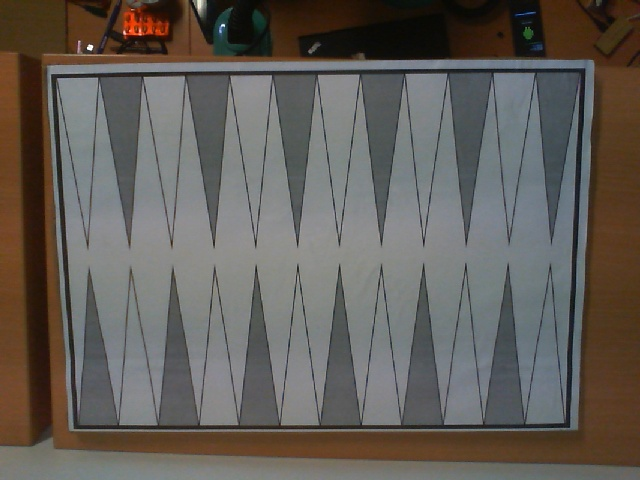
#> input picture test.jpg, 640 x 480 px; its folder holds only this picture in this run
$ python -i helpers.py   (imports and definitions only)
#> lines starting #> are read from the running program, lines starting #| are printed output that depends on the picture; after the words box and inside, x2 and y2 are one past the last pixel; in counts of white or black regions, pixels touching at a corner belong together
#> further down, picture is the input picture: shape (480, 640, 3); mean B, G, R 88.5, 93.9, 98.7
import cv2
import numpy as np
import time
import matplotlib.pyplot as plt

def getFPS(cap):
    fps = cap.get(cv2.CAP_PROP_FPS)
    return fps

def getNumberOfFrames(cap):
    frame_count = cap.get(cv2.CAP_PROP_FRAME_COUNT)
    return frame_count

# [67 lines left out: functions display_threshold_window, blob_detect_center, draw_points_between, not called in this run]

def draw_line(img, pt1, pt2):
    for i in range(0, len(pt1)):
        cv2.line(img, pt1[i], pt2[i], (209, 63, 241), 2)

# [96 lines left out: functions draw_points, for_point_warp, plot_live, not called in this run]

def resize(img, width=None, height=None, interpolation = cv2.INTER_AREA):
#> called with height = 600, interpolation = 3
    global ratio
    w, h, _ = img.shape
#> w = 480; h = 640

    if width is None and height is None:
        return img
    elif width is None:
        ratio = height/h
#> ratio = 0.938
        width = int(w*ratio)
#> width = 450
        # print(width)
        resized = cv2.resize(img, (height, width), interpolation)
        return resized
    else:
        ratio = width/w
        height = int(h*ratio)
        # print(height)
        resized = cv2.resize(img, (height, width), interpolation)
        return resized

def detect_rectangle(img):
    #load an image
    # flat_object = cv2.imread(img)
    flat_object = img
    # check if image is loaded
    if flat_object is None:
        print("Error loading image")
        exit(0)
    # resize the image
    if flat_object.shape == None: print('no shape')
    flat_object = resize(flat_object, height=600)
    # cv2.imshow('Original image', flat_object)
    # cv2.waitKey(0)
    #resize the image
    flat_object_resized = resize(flat_object, height=600)
    #make a copy
    flat_object_resized_copy = flat_object_resized.copy()
    #convert to HSV color scheme
    flat_object_resized_hsv = cv2.cvtColor(flat_object_resized_copy, cv2.COLOR_BGR2HSV)
#> flat_object_resized_hsv: shape (450, 600, 3); mean H, S, V 63, 61.8, 103.4
    # split HSV to three chanels
    hue, saturation, value = cv2.split(flat_object_resized_hsv)
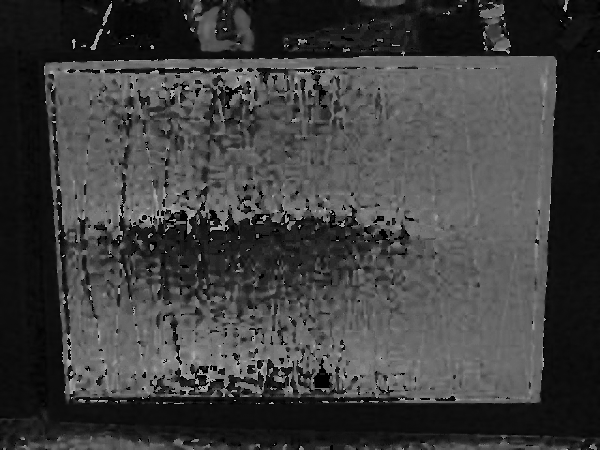
#> hue: shape (450, 600); min 0, max 179, mean 63
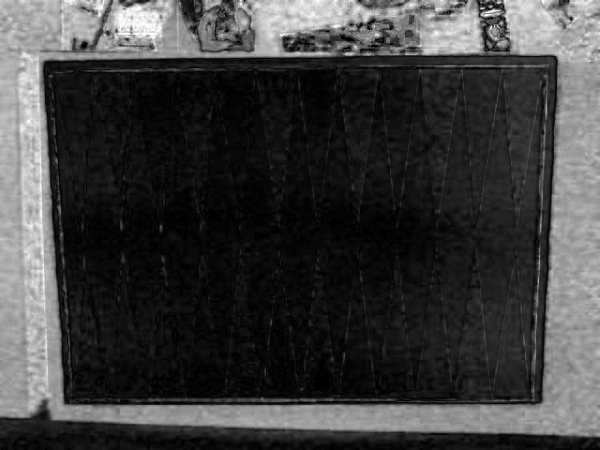
#> saturation: shape (450, 600); min 0, max 255, mean 61.8
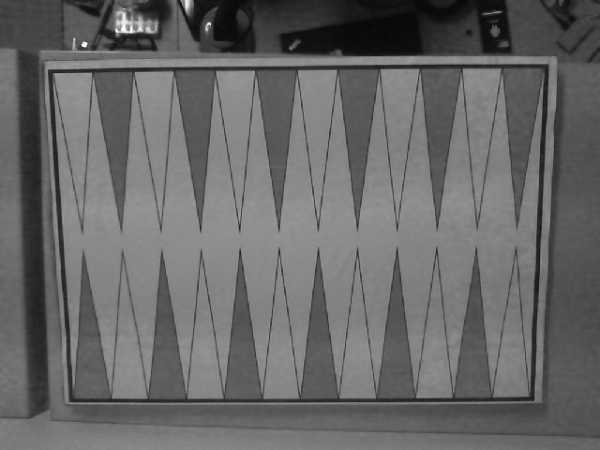
#> value: shape (450, 600); min 8, max 255, mean 103.4

    # cv2.imshow("saturation", saturation)
    # cv2.waitKey(0)

    # threshold to find the contour
    retval, thresholded = cv2.threshold(saturation, 0, 255, cv2.THRESH_BINARY_INV + cv2.THRESH_OTSU)
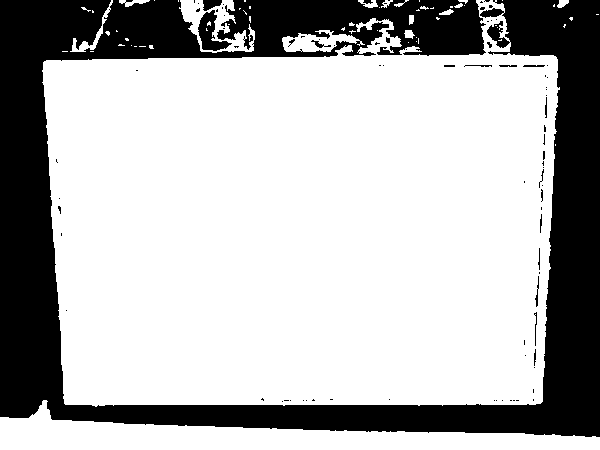
#> thresholded: shape (450, 600); 70.9% white; 86 black regions (68 under 20 px), largest, box (x1, y1, x2, y2) and area: (0, 0, 600, 437) 77190, (198, 10, 232, 51) 619, (203, 0, 222, 11) 145
#> retval = 91

    # cv2.imshow('Thresholded image', thresholded)
    # cv2.waitKey(0)

    # morphological operations
    thresholded_open = cv2.morphologyEx(thresholded, cv2.MORPH_OPEN, (7,7))
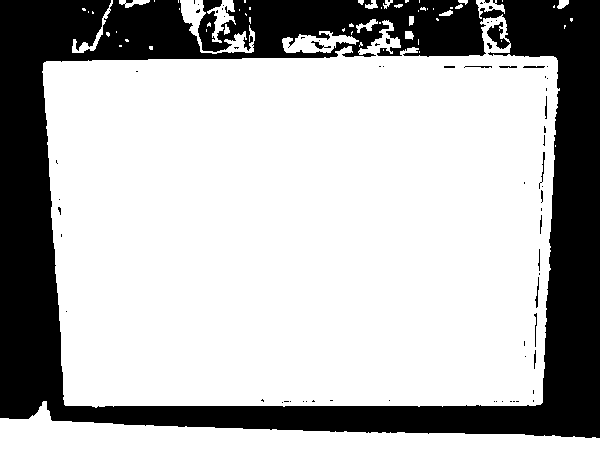
#> thresholded_open: shape (450, 600); 70.6% white; 71 black regions (56 under 20 px), largest, box (x1, y1, x2, y2) and area: (0, 0, 600, 438) 78652, (311, 41, 331, 49) 53, (539, 152, 545, 189) 50

    # cv2.imshow('Thresholded open', thresholded_open)
    # cv2.waitKey(0)

    thresholded_close = cv2.morphologyEx(thresholded_open, cv2.MORPH_CLOSE, (7,7))
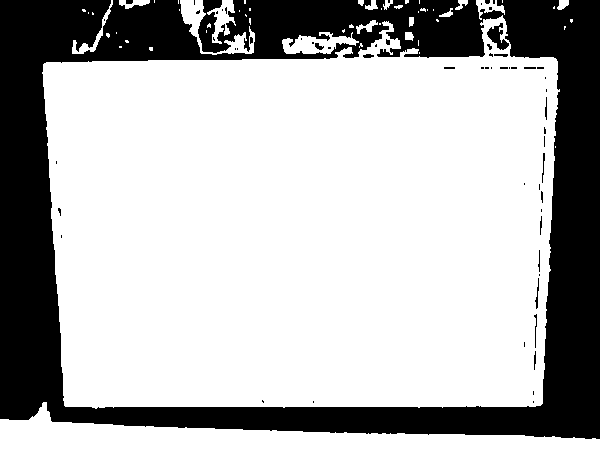
#> thresholded_close: shape (450, 600); 70.5% white; 61 black regions (44 under 20 px), largest, box (x1, y1, x2, y2) and area: (0, 0, 600, 439) 78636, (487, 23, 509, 50) 276, (535, 278, 539, 309) 48

    # cv2.imshow('Thresholded close', thresholded_close)
    # cv2.waitKey(0)

    # find edges
    thresholded_edge = cv2.Canny(thresholded_close, 15, 150)
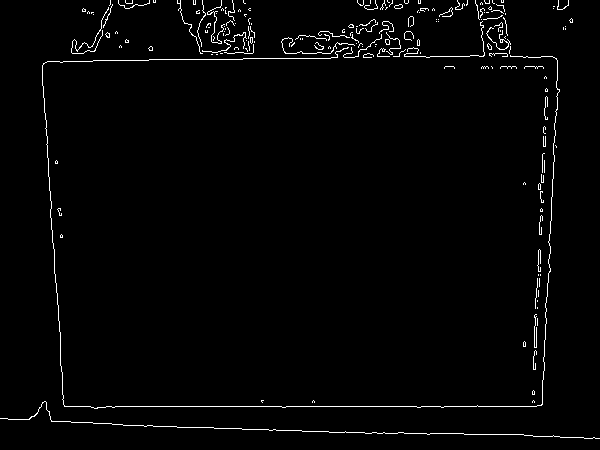
#> thresholded_edge: shape (450, 600); 1.9% white in thin lines or dots

    # cv2.imshow('Thresholded edge', thresholded_edge)
    # cv2.waitKey(0)

    # The cv2.findContours method is destructive (meaning it manipulates the image you pass in)
    # so if you plan on using that image again later, be sure to clone it.
    cnts = cv2.findContours(thresholded_edge.copy(), cv2.RETR_EXTERNAL, cv2.CHAIN_APPROX_SIMPLE)[-2]
#> cnts = 179 contours, 178 with area under 20; largest, box (x1, y1, x2, y2) and area: (394, 4, 403, 9) 24
    # keep only 10 the largest ones
    cnts = sorted(cnts, key = cv2.contourArea, reverse = True)[:10]
#> cnts = 10 contours, 9 with area under 20; largest, box (x1, y1, x2, y2) and area: (394, 4, 403, 9) 24
    # the contour that we seek for
    our_cnt = None
    # loop over our 10 largest contours in the query image
    for c in cnts:
        # approximate the contour
        # These methods are used to approximate the polygonal curves of a contour.
        # In order to approximate a contour, you need to supply your level of approximation precision.
        # In this case, we use 2% of the perimeter of the contour. The precision is an important value to consider.
        # If you intend on applying this code to your own projects, you’ll likely have to play around with the precision value.
        peri = cv2.arcLength(c, True)
        approx = cv2.approxPolyDP(c, 0.02 * peri, True)
        # if our approximated contour has four points, then
        # we can assume that we have found our screen

        # print("points", len(approx))
        if len(approx) == 4:
            our_cnt = approx
            break
        else:
            print(len(approx))
#> this loop made 10 passes
#> peri on passes 1 to 10: 21.07, 16.83, 156.3, 16.49, 15.07, 13.66, 13.66, 3143, 14.83, 14.83
#| 11
#| 7
#| 13
#| 6
#| 6
#| 7
#| 6
#| 8
#> (further printed lines are left out)

    # draw a contour
    if our_cnt is not None:
        cv2.drawContours(flat_object_resized_copy, [our_cnt], -1, (0,255,0), 3)
        return our_cnt

>>> import cv2
>>> picture = cv2.imread('../test.jpg')
>>> result = detect_rectangle(picture)

$ run again, on circle_0.jpg
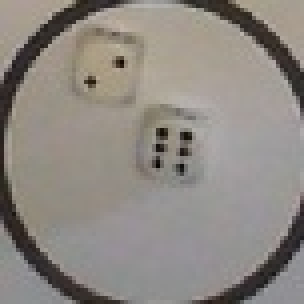
#> input picture circle_0.jpg, 76 x 76 px (shown 4 times larger)
#> picture is the input picture: shape (76, 76, 3); mean B, G, R 130.6, 136.6, 142.1
#> flat_object_resized_hsv: shape (600, 600, 3); mean H, S, V 42, 23.7, 142.3
#> in detect_rectangle, `retval, thresholded = cv2.threshold(saturation, 0, 255, cv2.THRESH_BIN..`:
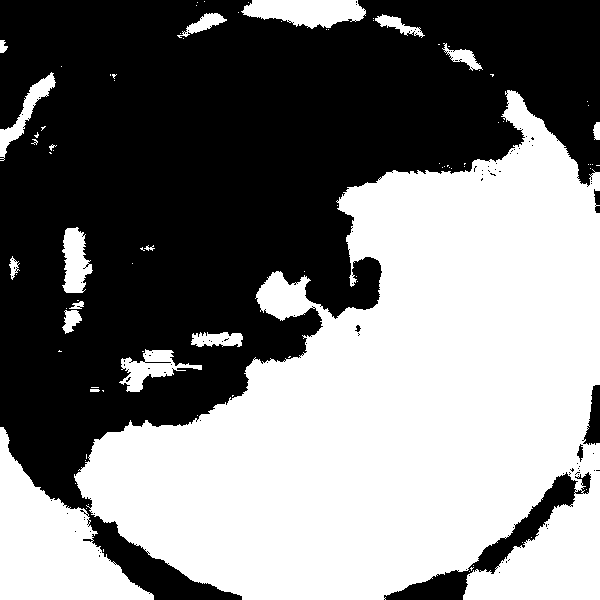
#> thresholded: shape (600, 600); 49% white; 88 white regions (70 under 20 px), largest, box (x1, y1, x2, y2) and area: (74, 90, 600, 600) 154738, (0, 427, 154, 600) 12280, (241, 0, 366, 29) 2550
#> retval = 23
#> thresholded_open: shape (600, 600); 48.7% white; 41 white regions (25 under 20 px), largest, box (x1, y1, x2, y2) and area: (74, 91, 600, 600) 154224, (0, 428, 154, 600) 12098, (242, 0, 366, 30) 2642
#> thresholded_close: shape (600, 600); 48.7% white; 36 white regions (21 under 20 px), largest, box (x1, y1, x2, y2) and area: (74, 92, 600, 600) 154056, (0, 429, 154, 600) 11963, (242, 0, 366, 31) 2749
#> in detect_rectangle, `thresholded_edge = cv2.Canny(thresholded_close, 15, 150)`:
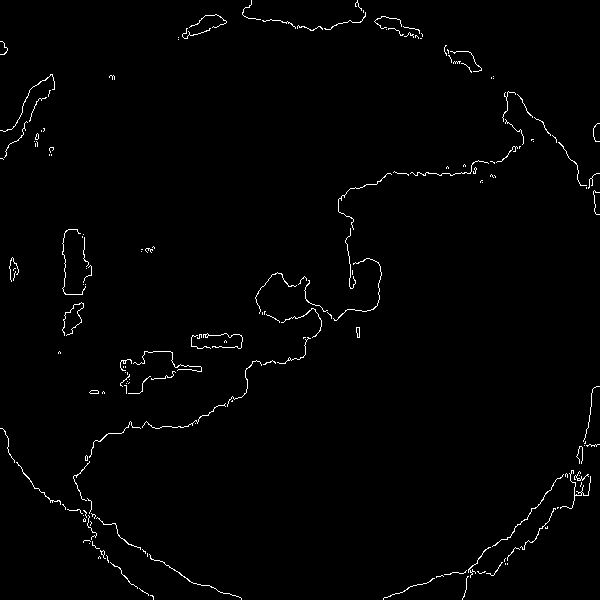
#> thresholded_edge: shape (600, 600); 1.2% white in thin lines or dots
#> in detect_rectangle, `cnts = cv2.findContours(thresholded_edge.copy(), cv2.RETR_EXTERNAL, cv..`: cnts = 176 contours, 174 with area under 20; largest, box (x1, y1, x2, y2) and area: (356, 327, 360, 338) 26, (89, 390, 99, 394) 24
#> in detect_rectangle, `cnts = sorted(cnts, key = cv2.contourArea, reverse = True)[:10]`: cnts = 10 contours, 8 with area under 20; largest, box (x1, y1, x2, y2) and area: (356, 327, 360, 338) 26, (89, 390, 99, 394) 24
#> the loop in detect_rectangle, `for c in cnts:` made 1 pass
#> (peri, our_cnt) on pass 1: (25.41, [[356, 327], [357, 337], [359, 337], [359, 327]])
#> flat_object_resized_copy: shape (600, 600, 3); mean B, G, R 130.4, 136.6, 142
#> result = [[356, 327], [357, 337], [359, 337], [359, 327]]
